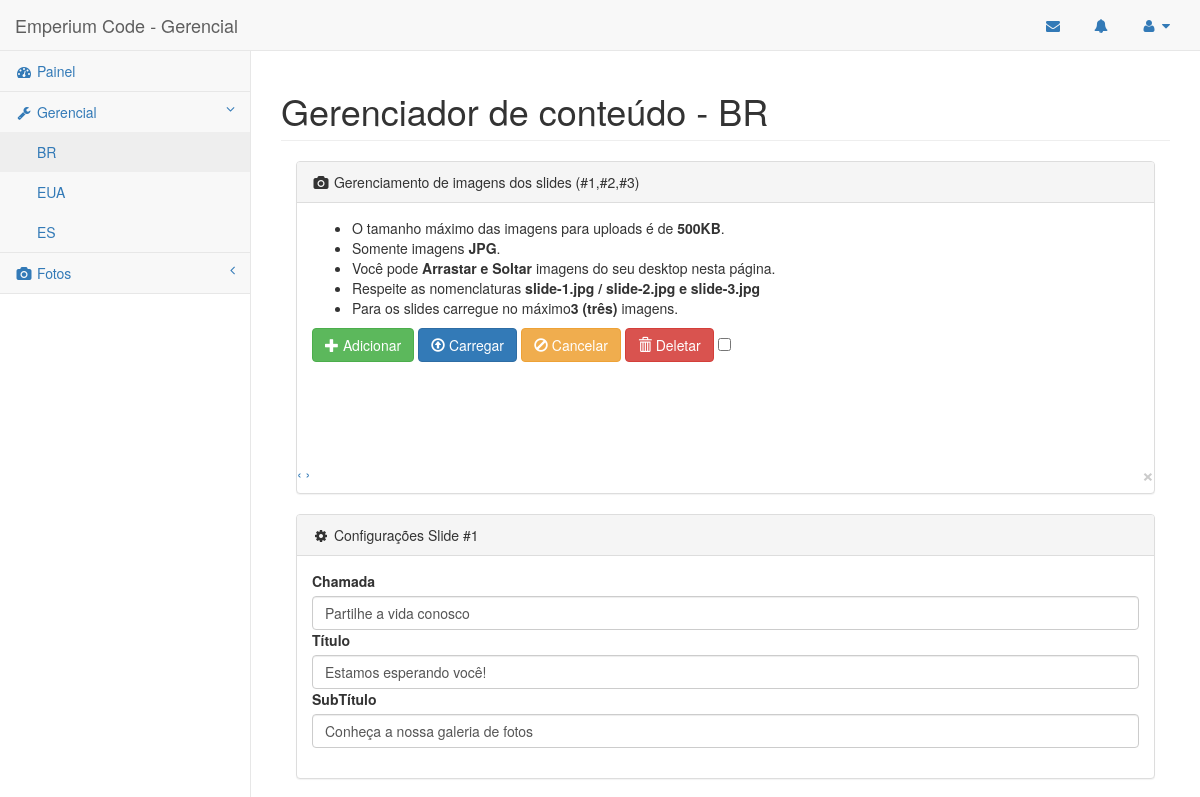
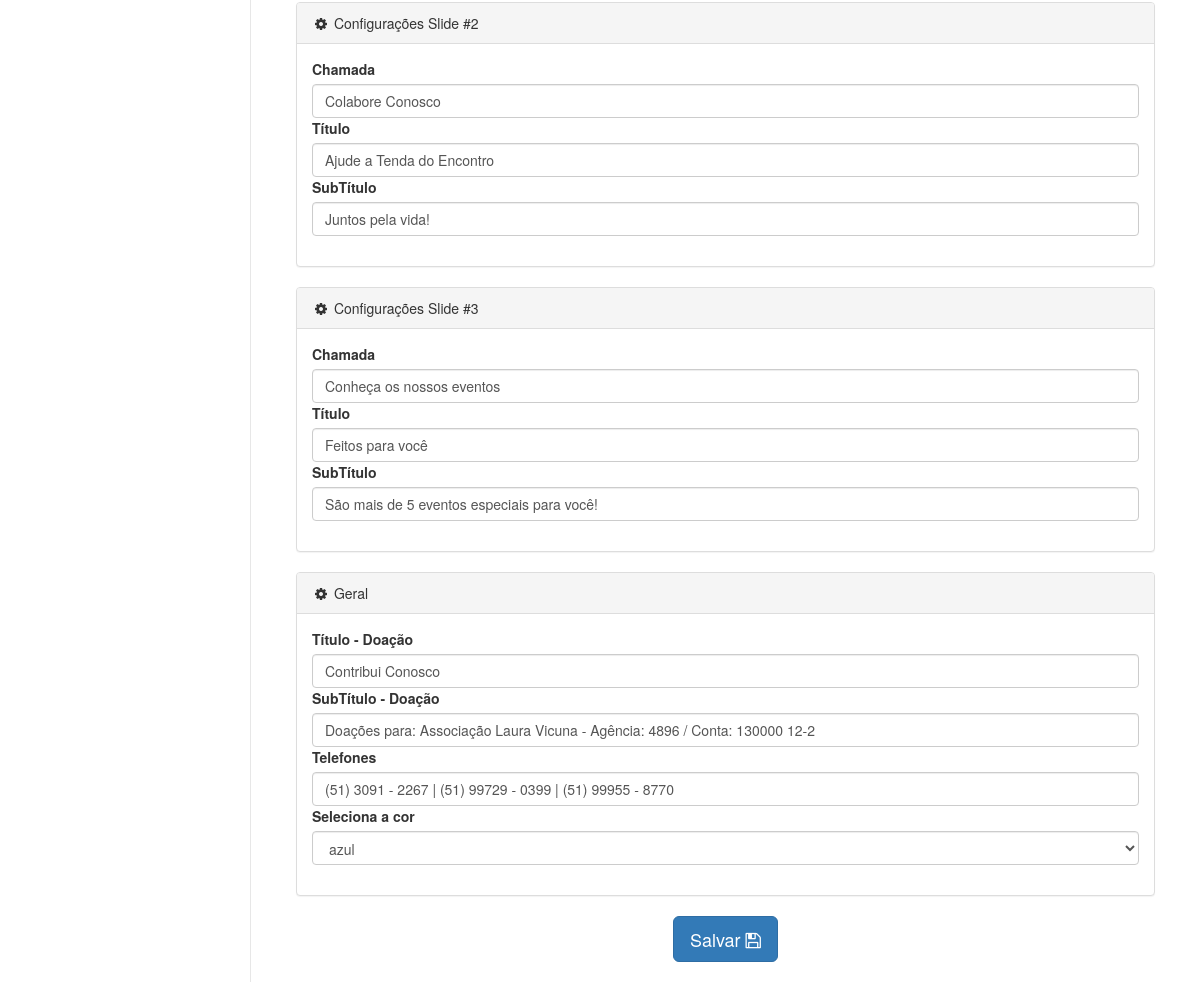
The app's page /admin/pages/managerBR.php (signed in) with its own data (2 pictures, top to bottom).
### tables this page shows
CREATE TABLE `managerbr` (
  `id` int(11) NOT NULL,
  `slide1` varchar(100) DEFAULT NULL,
  `slide2` varchar(100) DEFAULT NULL,
  `slide3` varchar(100) DEFAULT NULL,
  `slideTitle1` varchar(100) DEFAULT NULL,
  `slideTitle2` varchar(100) DEFAULT NULL,
  `slideTitle3` varchar(100) DEFAULT NULL,
  `slideSubtitle1` varchar(100) DEFAULT NULL,
  `slideSubtitle2` varchar(100) DEFAULT NULL,
  `slideSubtitle3` varchar(100) DEFAULT NULL,
  `phone` varchar(100) NOT NULL,
  `donationTitle` varchar(100) NOT NULL,
  `donationSubtitle` varchar(100) NOT NULL,
  `color` varchar(30) DEFAULT NULL,
  `qtEmails` int(50) DEFAULT NULL
);

### Connections/EMP_job.php (called while the page is built, shortened)
<?php
function EMP_selectAll($EMP_table, $EMP_db){
try{
   $EMP_result = $EMP_db->prepare('SELECT * FROM '.$EMP_table.'');
   $EMP_result->execute();
   $EMP_lines = $EMP_result->fetchAll(PDO::FETCH_ASSOC);
   		return $EMP_lines;
} catch (PDOException $ex) {
   echo 'ERRO: '.$ex->getMessage();
}
}
?>

### admin/pages/managerBR.php (the view, shortened to what this page needs)
<?php
require_once("../../Connections/EMP_job.php");
if ($_SESSION['logado'] != 1) {
    ?>
    <script type="text/javascript">
        document.location.href = "login.php?erro=1";
    </script>
    <?php
} else {
    ?>
<?php
$EMP_db = Conexao::EMP_getInstance();
$EMP_result = EMP_selectAll("managerbr", $EMP_db);
foreach($EMP_result as $EMP_lineManager)
?>
<!DOCTYPE html>
<html lang="pt-br">
<head>
    <link href="../bower_components/bootstrap/dist/css/bootstrap.min.css" rel="stylesheet">
    <link href="../bower_components/metisMenu/dist/metisMenu.min.css" rel="stylesheet">
    <link href="../dist/css/timeline.css" rel="stylesheet">
    <link href="../dist/css/sb-admin-2.css" rel="stylesheet">
    <link href="../bower_components/morrisjs/morris.css" rel="stylesheet">
    <link href="../bower_components/font-awesome/css/font-awesome.min.css" rel="stylesheet" type="text/css">
    <link rel="stylesheet" href="//blueimp.github.io/Gallery/css/blueimp-gallery.min.css">
    <link rel="stylesheet" href="css/jquery.fileupload.css">
    <link rel="stylesheet" href="css/jquery.fileupload-ui.css">
</head>
<body>
    <div id="wrapper">
        <nav class="navbar navbar-default navbar-static-top" role="navigation" style="margin-bottom: 0">
            <div class="navbar-header">
                <a class="navbar-brand" title="Business Solution" href="http://www.emperiumcode.com">Emperium Code - Gerencial</a>
            </div>
            <ul class="nav navbar-top-links navbar-right">
                <li class="dropdown">
                    <a class="dropdown-toggle" title="WebMail" href="https://gmail.com/">
                        <i class="fa fa-envelope fa-fw"></i>
                    </a>
                <li class="dropdown">
                    <a class="dropdown-toggle" title="Notificações" href="">
                        <i class="fa fa-bell fa-fw"></i>
                    </a>
                <li class="dropdown">
                    <a class="dropdown-toggle" data-toggle="dropdown" title="Perfil" href="#">
                        <i class="fa fa-user fa-fw"></i>  <i class="fa fa-caret-down"></i>
                    </a>
                </li>
            </ul>
            <div class="navbar-default sidebar" role="navigation">
                <div class="sidebar-nav navbar-collapse">
                    <ul class="nav" id="side-menu">
                        <li>
                            <a href="index.php"><i class="fa fa-dashboard fa-fw"></i> Painel</a>
                        </li>
                        <li>
                            <a href="#"><i class="fa fa-wrench fa-fw"></i> Gerencial<span class="fa arrow"></span></a>
                            <ul class="nav nav-second-level">
                                <li>
                                    <a href="managerBR.php">BR</a>
                                </li>
                                <li>
                                    <a href="managerEUA.php">EUA</a>
                                </li>
                               <li>
                                    <a href="managerES.php">ES</a>
                                </li>
                            </ul>
                        </li>
                        <li>
                            <a href="#"><i class="fa fa-camera fa-fw"></i> Fotos<span class="fa arrow"></span></a>
                    </ul>
                </div>
            </div>
        </nav>
        <div id="page-wrapper">
            <div class="row">
                <div class="col-lg-12">
                    <h1 class="page-header">Gerenciador de conteúdo - BR</h1>
                </div>
            </div>
                <div class="col-lg-12">
                    <div class="panel panel-default">
                        <div class="panel-heading">
                            <i class="fa fa-camera fa-fw"></i> Gerenciamento de imagens dos slides (#1,#2,#3)
                        </div>
                        <div class="panel-body">
                <ul>
                <li>O tamanho máximo das imagens para uploads é de <strong>500KB</strong>.</li>
                <li>Somente imagens <strong>JPG</strong>.</li>
                <li>Você pode <strong>Arrastar e Soltar</strong> imagens do seu desktop nesta página.</li>
                <li>Respeite as nomenclaturas <strong>slide-1.jpg / slide-2.jpg e slide-3.jpg</strong></li>
                <li>Para os slides carregue no máximo<strong>3 (três) </strong>imagens.</li>
            </ul>
    <form id="fileupload" action="" method="POST" enctype="multipart/form-data">
        <div class="row fileupload-buttonbar">
            <div class="col-lg-7">
                <span class="btn btn-success fileinput-button">
                    <i class="glyphicon glyphicon-plus"></i>
                    <span>Adicionar</span>
                </span>
                <button type="submit" class="btn btn-primary start">
                    <i class="glyphicon glyphicon-upload"></i>
                    <span>Carregar</span>
                </button>
                <button type="reset" class="btn btn-warning cancel">
                    <i class="glyphicon glyphicon-ban-circle"></i>
                    <span>Cancelar</span>
                </button>
                <button type="button" class="btn btn-danger delete">
                    <i class="glyphicon glyphicon-trash"></i>
                    <span>Deletar</span>
                </button>
                <input type="checkbox" class="toggle">
            </div>
        </div>
    </form>
    <br>
</div>
<div id="blueimp-gallery" class="blueimp-gallery blueimp-gallery-controls" data-filter=":even">
    <a class="prev">‹</a>
    <a class="next">›</a>
    <a class="close">×</a>
</div>
                        </div>
                    </div>
                    <form method="post" action="" name="contactform" id="contactform">
                    <div class="col-lg-12">
                    <div class="panel panel-default">
                        <div class="panel-heading">
                            <i class="fa fa-cog fa-fw"></i> Configurações Slide #1
                        </div>
                        <div class="panel-body">
                                <div class="form-group">
                                            <label>Chamada</label>
                                            <input class="form-control" name="slide1" id="slide1" value="<?php echo $EMP_lineManager['slide1']?>" maxlength="50">
                                            <label>Título</label>
                                            <input class="form-control" name="slideTitle1" id="slideTitle1" value="<?php echo $EMP_lineManager['slideTitle1']?>" maxlength="50">
                                            <label>SubTítulo</label>
                                            <input class="form-control" name="slideSubtitle1" id="slideSubtitle1" value="<?php echo $EMP_lineManager['slideSubtitle1']?>" maxlength="50">
                                        </div>
                    </div>
                    </div>
                    </div>
                  <div class="col-lg-12">
                    <div class="panel panel-default">
                        <div class="panel-heading">
                            <i class="fa fa-cog fa-fw"></i> Configurações Slide #2
                        </div>
                        <div class="panel-body">
                                <div class="form-group">
                                            <label>Chamada</label>
                                            <input class="form-control" name="slide2" id="slide2" value="<?php echo $EMP_lineManager['slide2']?>" maxlength="50">
                                            <label>Título</label>
                                            <input class="form-control" name="slideTitle2" id="slideTitle2" value="<?php echo $EMP_lineManager['slideTitle2']?>" maxlength="50">
                                            <label>SubTítulo</label>
                                            <input class="form-control" name="slideSubtitle2" id="slideSubtitle2" value="<?php echo $EMP_lineManager['slideSubtitle2']?>" maxlength="50">
                                        </div>
                    </div>
                    </div>
                    </div>
                  <div class="col-lg-12">
                    <div class="panel panel-default">
                        <div class="panel-heading">
                            <i class="fa fa-cog fa-fw"></i> Configurações Slide #3
                        </div>
                        <div class="panel-body">
                                <div class="form-group">
                                            <label>Chamada</label>
                                            <input class="form-control" name="slide3" id="slide3" value="<?php echo $EMP_lineManager['slide3']?>" maxlength="50">
                                            <label>Título</label>
                                            <input class="form-control" name="slideTitle3" id="slideTitle3" value="<?php echo $EMP_lineManager['slideTitle3']?>" maxlength="50">
                                            <label>SubTítulo</label>
                                            <input class="form-control" name="slideSubtitle3" id="slideSubtitle3" value="<?php echo $EMP_lineManager['slideSubtitle3']?>" maxlength="50">
                                        </div>
                    </div>
                    </div>
                    </div>
                    <div class="col-lg-12">
                    <div class="panel panel-default">
                        <div class="panel-heading">
                            <i class="fa fa-cog fa-fw"></i> Geral
                        </div>
                        <div class="panel-body">
                                <div class="form-group">
                                            <label>Título - Doação</label>
                                            <input class="form-control" name="donationTitle" id="donationTitle" value="<?php echo $EMP_lineManager['donationTitle']?>" maxlength="50">
                                            <label>SubTítulo - Doação</label>
                                            <input class="form-control" name="donationSubtitle" id="donationSubtitle" value="<?php echo $EMP_lineManager['donationSubtitle']?>" maxlength="80">
                                            <label>Telefones</label>
                                            <input class="form-control" name="phone" id="phone" value="<?php echo $EMP_lineManager['phone']?>" maxlength="70">
                                            <label>Seleciona a cor</label>
                                            <select id="color" name="color" class="form-control" >
                                                <option value="<?php echo $EMP_lineManager['color']?>"><?php echo $EMP_lineManager['color']?></option>
                                            </select>
                                        </div>
                    </div>
                    </div>
                    </div>
                                                            <div class="text-center">
                                <button type="submit" name="alterar" class="btn btn-primary btn-lg btn-responsive">Salvar  <i class="fa fa-save"></i></button>
                    <br><br>
                    </div>
                </form>
                </div>
            </div>
</body>
</html>
    <?php
}
        ?>

### records on screen
managerbr: slide1 "Partilhe a vida conosco", slideTitle1 "Estamos esperando você!", slideSubtitle1 "Conheça a nossa galeria de fotos", slide2 "Colabore Conosco", slideTitle2 "Ajude a Tenda do Encontro", slideSubtitle2 "Juntos pela vida!", slide3 "Conheça os nossos eventos", slideTitle3 "Feitos para você", slideSubtitle3 "São mais de 5 eventos especiais para você!", donationTitle "Contribui Conosco", donationSubtitle "Doações para: Associação Laura Vicuna - Agência: 4896 / Conta: 130000 12-2", phone "(51) 3091 - 2267 | (51) 99729 - 0399 | (51) 99955 - 8770", color "azul"
